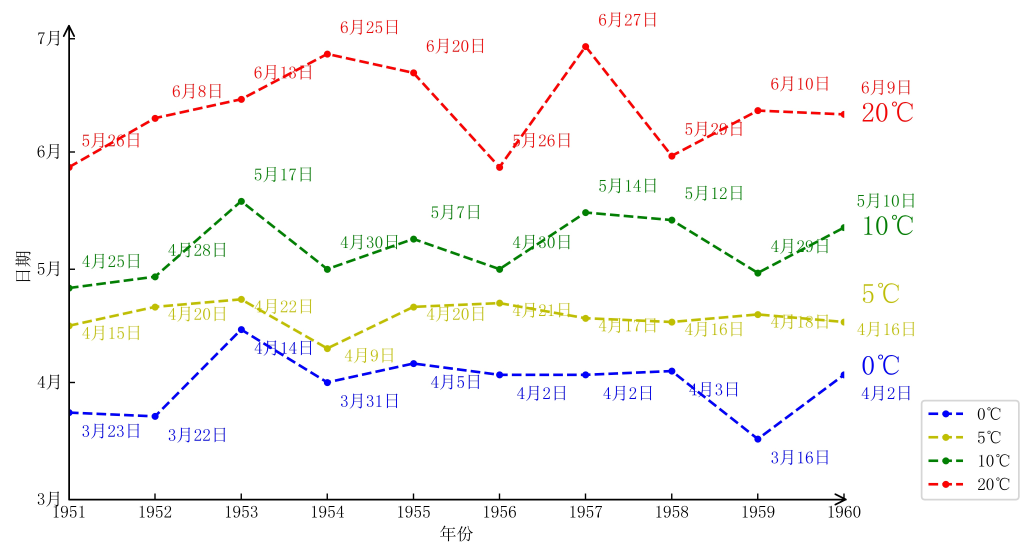
#> input picture 农业气象学实验/开始日期/开始日期.jpg, 4124 x 2218 px, given in place of lc3.jpg, which was not available (shown at 1/4 size)
$ jupyter execute --allow-errors code.ipynb
#> lines starting #> are read from the running program, lines starting #| are printed output that depends on the picture; pictures that were not available may be replaced by others from this repository, and a replacement may not be noted
[cell 1]
##导入画图库
import numpy as np
#导入读取数据的库
import pandas as pd

[cell 2]
#数据的输入路径
path = 'land_cover.csv'

#> (a cell that did not finish here is left out)

#> (a cell that did not finish here is left out)

#> (a cell that did not finish here is left out)

[cell 6]
#导入画图库
from matplotlib import pyplot as plt
from matplotlib import animation
import mpl_toolkits.axisartist as axisartist

[cell 7]
#设置字体提前设置
from matplotlib import rcParams
config = {
    "font.family":'serif',
    "font.size": 10,
    "mathtext.fontset":'stix',
    "font.serif": ['SimSun'],
}
rcParams.update(config)

[cell 8]
#数据的输出路径
figname='土地利用.jpg'
figname3d='土地利用3d.jpg'

[cell 9]
#画图

#设置长宽
plt.figure(num=3,figsize=(18,5))

#设置坐标轴箭头
import mpl_toolkits.axisartist as axisartist
#创建画布
fig = plt.figure(figsize=(18,5))
#使用axisartist.Subplot方法创建一个绘图区对象ax
ax1 = axisartist.Subplot(fig, 111)
#将绘图区对象添加到画布中
fig.add_axes(ax1)
#通过set_axisline_style方法设置绘图区的底部及左侧坐标轴样式
#"-|>"代表实心箭头："->"代表空心箭头
# ax1.axis["bottom"].set_axisline_style("->", size = 1.5)
ax1.axis["left"].set_axisline_style("->", size = 1.5)
ax1.axis["right"].set_axisline_style("->", size = 1.5)
#通过set_visible方法设置绘图区的顶部及右侧坐标轴隐藏
ax1.axis["top"].set_visible(False)
# ax1.axis["right"].set_visible(False)

#设置坐标轴x,y
ax1 = plt.gca()
ax1.spines['right'].set_color('none')
ax1.spines['top'].set_color('none')
plt.gcf().subplots_adjust(left=0.1,top=0.8,bottom=0.09)

#绘制折线图
#> (the rest of this cell did not finish here and is left out)

[cell 10]
#绘制3d效果+地图
from mpl_toolkits.mplot3d import Axes3D
import random

#设置坐标轴
fig = plt.figure()
ax3d1 = fig.add_subplot(projection='3d')
ax3d1 = Axes3D(fig)

#改变背景色
#> (the rest of this cell did not finish here and is left out)

[cell 11]
#绘制3d效果+地图
from mpl_toolkits.mplot3d import Axes3D
import random

#设置坐标轴
fig = plt.figure()
ax3d1 = fig.add_subplot(projection='3d')
ax3d1 = Axes3D(fig)

#改变背景色
#> (the rest of this cell did not finish here and is left out)

[cell 12]
path = 's_ag.csv'

#导入数据
#s_ag是land_cover的缩写,df是数据类型dataframe的缩写
#> (the rest of this cell did not finish here and is left out)

[cell 13]
#两种的代码
path = 'people.csv'

#导入数据
#people是land_cover的缩写,df是数据类型dataframe的缩写
#> (the rest of this cell did not finish here and is left out)

[cell 14]
#绘制双饼图
import matplotlib.pyplot as plt
import numpy as np
from matplotlib.patches import ConnectionPatch
from matplotlib import cm
# 大饼图数据
labels = ['301', '302', '303', '304', '305', '307', '308', '306']
size = [219324, 94739, 75146, 71831, 54051, 21458, 9990, 50843]
# 大饼图分裂距离
explode = (0, 0, 0, 0, 0, 0, 0, 0.1)

# 小饼图数据
labels2 = ['402', '407']
size2 = [12255, 207069]
width = 0.2
# 创建画布和子图对象
fig = plt.figure(figsize=(9, 5))
ax1 = fig.add_subplot(121)
ax2 = fig.add_subplot(122)

# 绘制大饼图
ax1.pie(size,
        autopct='%1.1f%%',
        startangle=30,
        labels=labels,
        colors=cm.Blues(range(10, 300, 50)),
        explode=explode)

# 绘制小饼图
ax2.pie(size2,
        autopct='%1.1f%%',
        startangle=90,
        labels=labels2,
        colors=cm.Blues(range(10, 300, 50)),
        radius=0.5,
        shadow=False)

# 连接线1，连接大饼图的上边缘和小饼图的饼块
theta1, theta2 = ax1.patches[-1].theta1, ax1.patches[-1].theta2
center, r = ax1.patches[-1].center, ax1.patches[-1].r
x = r * np.cos(np.pi / 180 * theta2) + center[0]
y = np.sin(np.pi / 180 * theta2) + center[1]
con1 = ConnectionPatch(xyA=(0, 0.5),
                       xyB=(x, y),
                       coordsA=ax2.transData,
                       coordsB=ax1.transData,
                       axesA=ax2, axesB=ax1)

# 连接线2，连接大饼图的下边缘和小饼图的饼块
x = r * np.cos(np.pi / 180 * theta1) + center[0]
y = np.sin(np.pi / 180 * theta1) + center[1]
con2 = ConnectionPatch(xyA=(-0.1, -0.49),
                       xyB=(x, y),
                       coordsA='data',
                       coordsB='data',
                       axesA=ax2, axesB=ax1)

# 添加连接线
for con in [con1, con2]:
    con.set_color('gray')
    ax2.add_artist(con)
    con.set_linewidth(1)

# 调整子图布局
fig.subplots_adjust(wspace=0)

# 显示图像
plt.show()
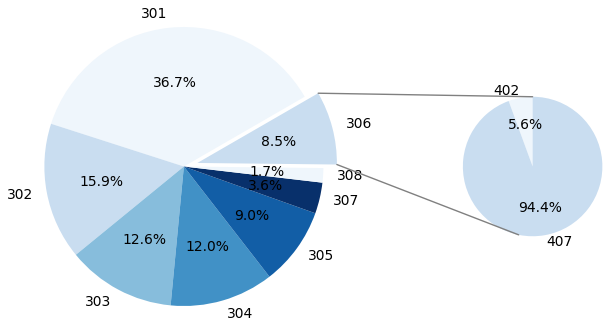
#> figure drawn by matplotlib, 2 panels

[cell 15]
# [22 lines of commented-out code are left out]

[cell 16]
# [35 lines of commented-out code are left out]

[cell 17]
# [38 lines of commented-out code are left out]

[cell 18]
#绘制全球和宇宙的一种效果,可旋转
import PIL
import matplotlib.pyplot as plt
import numpy as np
from mpl_toolkits.mplot3d import Axes3D

bm = PIL.Image.open('lc3.jpg')
#> bm is the input picture: PIL image 4124x2218 RGB; mean R, G, B 249.6, 248.9, 248.3
bm = np.array(bm.resize([int(d/5) for d in bm.size]))/256.
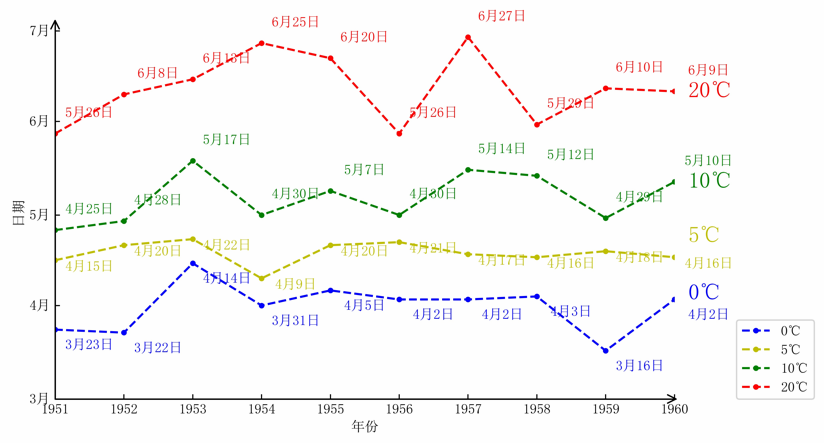
#> bm: shape (443, 824, 3) float64; mean R, G, B 0.974, 0.971, 0.969
lons = np.linspace(-180, 180, bm.shape[1]) * np.pi/180
#> lons = 824 values from -3.14 to 3.14
lats = np.linspace(-90, 90, bm.shape[0])[::-1] * np.pi/180

fig = plt.figure()
ax = fig.add_subplot(111, projection='3d')

x = np.outer(np.cos(lons), np.cos(lats)).T
y = np.outer(np.sin(lons), np.cos(lats)).T
z = np.outer(np.ones(np.size(lons)), np.sin(lats)).T
ax.plot_surface(x, y, z, rstride=4, cstride=4, facecolors = bm)
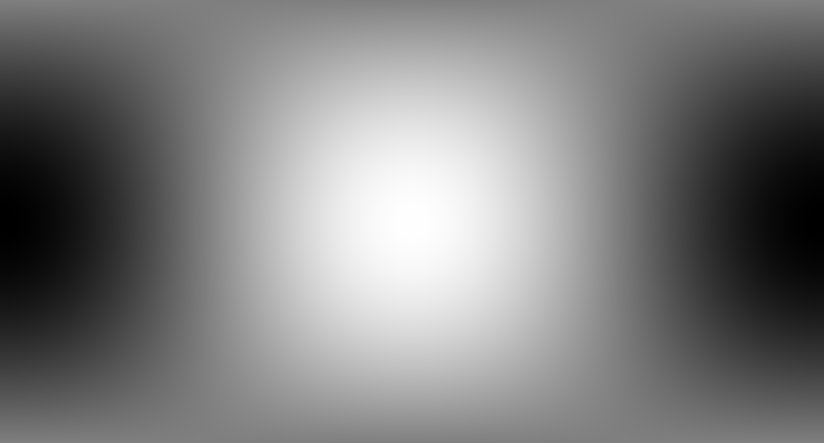
#> x: shape (443, 824) float64; min -1, max 1, mean -0.000771; drawn with min black and max white

#Add some stars
x, y, z = 10*(np.random.rand(3,100)-0.5)
ax.scatter(x, y, z, s=0.1, c='w')

#Set backgroudn to black
fig.set_facecolor('black')
ax.set_facecolor('black')
ax.grid(False)
#> (the rest of this cell did not finish here and is left out)

$ run again, on 农业气象学实验/持续时期/持续时间.jpg
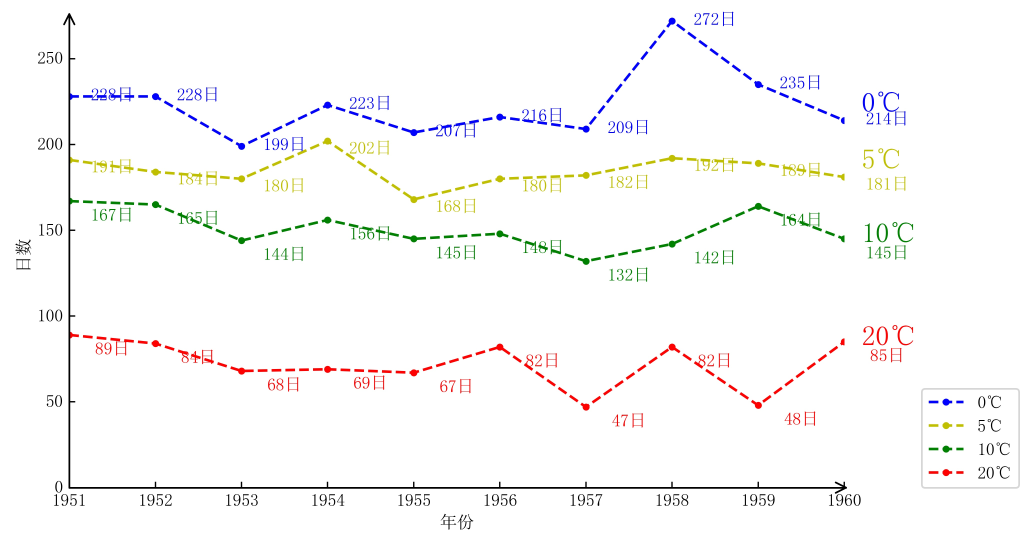
#> input picture 农业气象学实验/持续时期/持续时间.jpg, 4126 x 2171 px, given in place of lc3.jpg, which was not available (shown at 1/4 size)
#> bm is the input picture: PIL image 4126x2171 RGB; mean R, G, B 249.9, 249.3, 248.9
#> `bm = np.array(bm.resize([int(d/5) for d in bm.size]))/256.`:
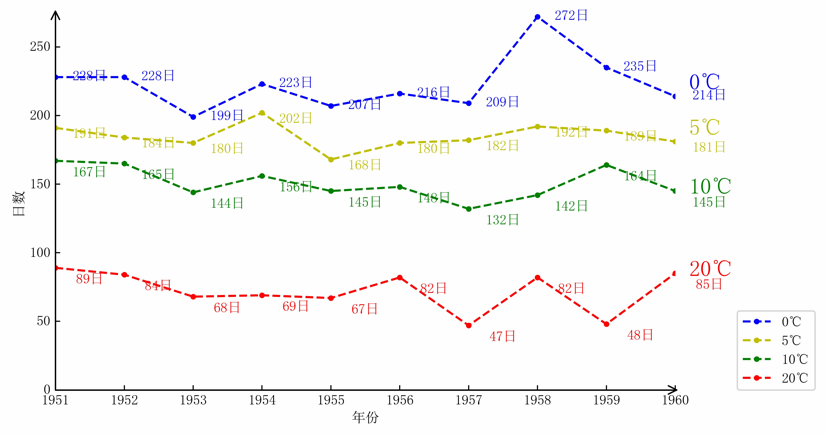
#> bm: shape (434, 825, 3) float64; mean R, G, B 0.976, 0.973, 0.972
